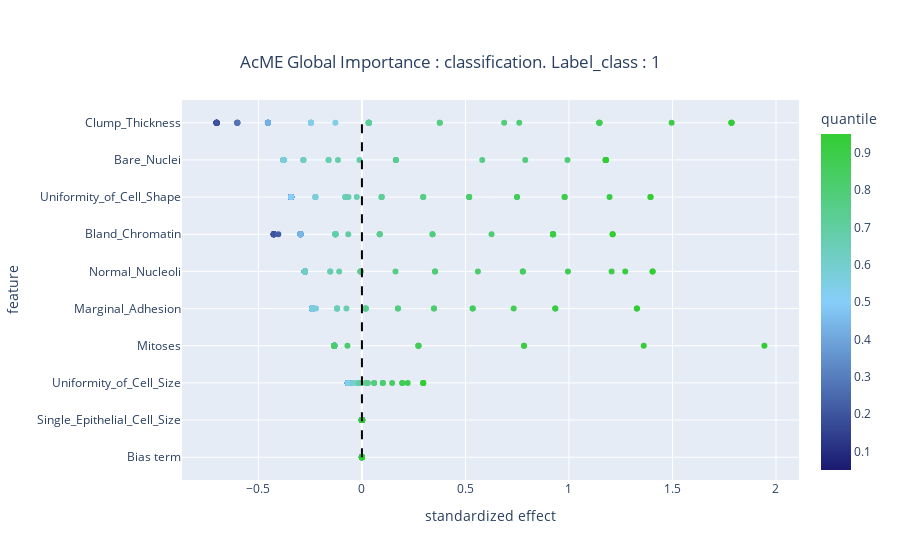
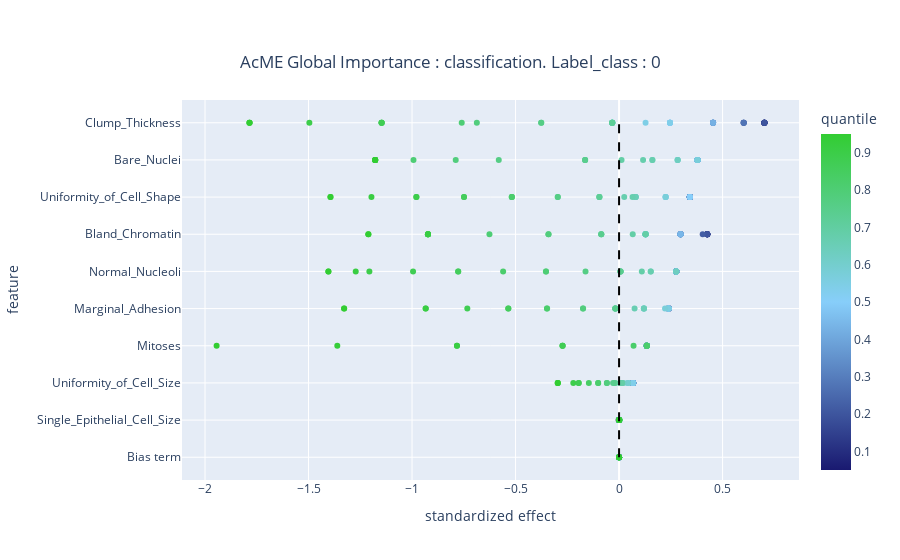
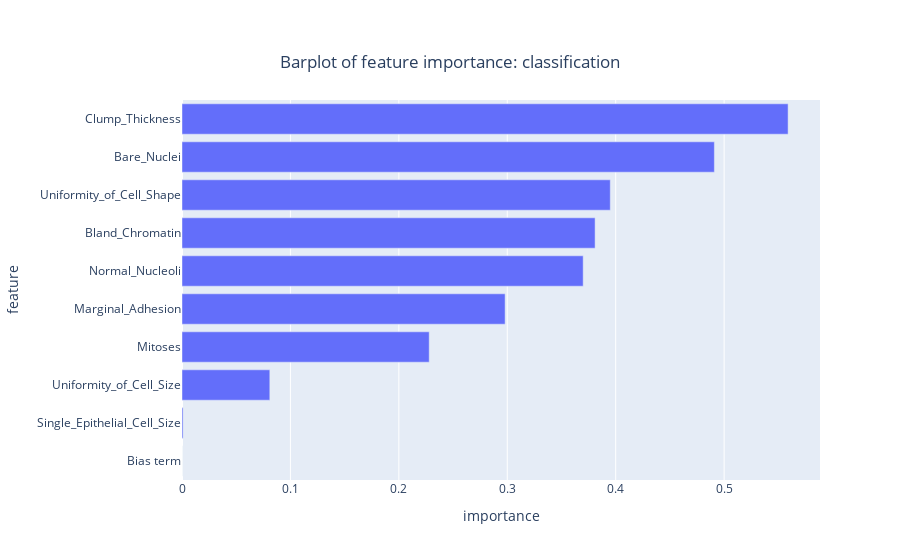

These figures' notebook cell, in order:
### Code cell
# -*- encoding: utf-8 -*-
import os

import numpy as np
import pandas as pd
from ACME.ACME import ACME
from sklearn.metrics import f1_score, recall_score, precision_score
from sklearn.model_selection import train_test_split
from sklearn.preprocessing import MinMaxScaler, PolynomialFeatures, StandardScaler

from prml.linear import VariationalLogisticRegression
from utils import load_lt_data


def create_images_file(_path: str) -> str:
    if not os.path.exists(_path):
        os.makedirs(_path)
    return _path


def create_toy_data(is_breast: bool = False,
                    is_heart: bool = False,
                    is_bone: bool = False,
                    is_kaggle_heart: bool = False,
                    _path: str = None):
    scaler = StandardScaler()
    feature = PolynomialFeatures(degree=1, include_bias=True)

    if is_breast:
        image_path = create_images_file("./images/breast_data")
        LT = load_lt_data(_all=True, path="./breast_data/fix_breast_cancer.xlsx")
        feature_names = LT.feature_names
    elif is_heart:
        image_path = create_images_file("./images/spect_data")
        LT = load_lt_data(_all=True, path="./spectf_data/over_resample.xlsx")
        feature_names = LT.feature_names
    elif is_bone:
        image_path = create_images_file("./images/bone_marrow_transplant_data")
        LT = load_lt_data(_all=True, path="./bone_marrow_transplant_data/fix_bone_data.xlsx")
        feature_names = LT.feature_names
    elif is_kaggle_heart:
        image_path = create_images_file("./images/heart_disease_data")
        LT = load_lt_data(_all=True, path="./heart_disease_data/over_resample.xlsx")
        feature_names = LT.feature_names
    else:
        image_path = create_images_file("./images/LT")
        LT = load_lt_data(_all=True, path='./data/over_resample_all_fields_scaler.xlsx')
        feature_names = LT.feature_names
        scaler = MinMaxScaler()

    Xtrain, Xtest, Ytrain, Ytest = train_test_split(LT.data, LT.target, test_size=.3)

    Xtrain = scaler.fit_transform(Xtrain)
    Xtest = scaler.transform(Xtest)

    feature_names.insert(0, "Bias term")
    Xtrain = feature.fit_transform(Xtrain)
    Xtest = feature.transform(Xtest)
    
    train = np.hstack((Ytrain.reshape(-1, 1), Xtrain))
    test = np.hstack((Ytest.reshape(-1, 1), Xtest))

    dataset = np.vstack((train, test))

    return image_path, Xtrain, Xtest, Ytrain, Ytest, dataset, feature_names


flag = True

while flag:
    image_path, Xtrain, Xtest, Ytrain, Ytest, dataset, feature_names = create_toy_data(is_breast=True)

    vlr = VariationalLogisticRegression()
    vlr.fit(Xtrain, Ytrain, feature_names)

    y_pred = vlr.predict(Xtest)
    _score = vlr.score(Xtest, Ytest)
    _f1_macro = f1_score(Ytest, y_pred, average='macro')
    _recall_score = recall_score(Ytest, y_pred, average='macro')
    _precision_score = precision_score(Ytest, y_pred, average='macro')

    if _score >= 0.92 and _f1_macro >= 0.92 and _recall_score >= 0.92 and _precision_score >= 0.92:
        print(_score, _f1_macro, _recall_score, _precision_score, "\n")

        acme_vlr = ACME(vlr, target="Class", features=feature_names, task="class")

        dataset = pd.DataFrame(dataset, columns=["Class"] + feature_names)
        acme_vlr = acme_vlr.explain(dataset, robust=True, label_class=1)
        summary_plot_1 = acme_vlr.summary_plot()
        summary_plot_1.show()
        summary_plot_1.write_image(file='./image_acme/breast_label_1.eps', format='eps')
        acme_vlr = acme_vlr.explain(dataset, robust=True, label_class=0)
        summary_plot_2 = acme_vlr.summary_plot()
        summary_plot_2.show()
        summary_plot_2.write_image(file='./image_acme/breast_label_0.eps', format='eps')
        bar_plot = acme_vlr.bar_plot()
        bar_plot.show()
        bar_plot.write_image(file='./image_acme/breast_bar.eps', format='eps')
        break

### Figure 1 — Plotly figure (JSON) as saved in the notebook; plotly's stock layout.template omitted (floating-point values rounded to 4 significant figures; data arrays with more than 128 entries replaced by an {"elided": "..."} marker saying what was removed)
{"data": [{"customdata": {"elided": "500x1 float values"}, "hovertemplate": "Feature: <b>%{y}</b><br><br>Standardized effect: %{x}<br>Original value: %{customdata[0]}<br>Quantile: %{marker.color}", "legendgroup": "", "marker": {"color": {"elided": "500 float values"}, "coloraxis": "coloraxis", "symbol": "circle"}, "mode": "markers", "name": "", "orientation": "h", "showlegend": false, "type": "scatter", "x": {"elided": "500 float values"}, "xaxis": "x", "y": {"elided": "500 str values"}, "yaxis": "y"}], "layout": {"coloraxis": {"colorbar": {"title": {"text": "quantile"}}, "colorscale": [[0, "midnightblue"], [0.5, "lightskyblue"], [1, "limegreen"]]}, "legend": {"tracegroupgap": 0}, "shapes": [{"line": {"color": "black", "dash": "dash", "width": 2}, "type": "line", "x0": 0, "x1": 0, "y0": "Bias term", "y1": "Clump_Thickness"}], "title": {"text": "AcME Global Importance : classification. Label_class : 1", "x": 0.5, "xanchor": "center", "y": 0.9, "yanchor": "top"}, "xaxis": {"anchor": "y", "domain": [0, 1], "title": {"text": "standardized effect"}}, "yaxis": {"anchor": "x", "domain": [0, 1], "title": {"text": "feature"}}}}

### Figure 2 — Plotly figure (JSON) as saved in the notebook; plotly's stock layout.template omitted (floating-point values rounded to 4 significant figures; data arrays with more than 128 entries replaced by an {"elided": "..."} marker saying what was removed)
{"data": [{"customdata": {"elided": "500x1 float values"}, "hovertemplate": "Feature: <b>%{y}</b><br><br>Standardized effect: %{x}<br>Original value: %{customdata[0]}<br>Quantile: %{marker.color}", "legendgroup": "", "marker": {"color": {"elided": "500 float values"}, "coloraxis": "coloraxis", "symbol": "circle"}, "mode": "markers", "name": "", "orientation": "h", "showlegend": false, "type": "scatter", "x": {"elided": "500 float values"}, "xaxis": "x", "y": {"elided": "500 str values"}, "yaxis": "y"}], "layout": {"coloraxis": {"colorbar": {"title": {"text": "quantile"}}, "colorscale": [[0, "midnightblue"], [0.5, "lightskyblue"], [1, "limegreen"]]}, "legend": {"tracegroupgap": 0}, "shapes": [{"line": {"color": "black", "dash": "dash", "width": 2}, "type": "line", "x0": 0, "x1": 0, "y0": "Bias term", "y1": "Clump_Thickness"}], "title": {"text": "AcME Global Importance : classification. Label_class : 0", "x": 0.5, "xanchor": "center", "y": 0.9, "yanchor": "top"}, "xaxis": {"anchor": "y", "domain": [0, 1], "title": {"text": "standardized effect"}}, "yaxis": {"anchor": "x", "domain": [0, 1], "title": {"text": "feature"}}}}

### Figure 3 — Plotly figure (JSON) as saved in the notebook; plotly's stock layout.template omitted (floating-point values rounded to 4 significant figures)
{"data": [{"alignmentgroup": "True", "hovertemplate": "Feature:<b>%{y}</b><br>Importance:%{x}", "legendgroup": "", "marker": {"color": "#636efa", "pattern": {"shape": ""}}, "name": "", "offsetgroup": "", "orientation": "h", "showlegend": false, "textposition": "auto", "type": "bar", "x": [0, 0.001, 0.081, 0.228, 0.298, 0.37, 0.381, 0.395, 0.491, 0.559], "xaxis": "x", "y": ["Bias term", "Single_Epithelial_Cell_Size", "Uniformity_of_Cell_Size", "Mitoses", "Marginal_Adhesion", "Normal_Nucleoli", "Bland_Chromatin", "Uniformity_of_Cell_Shape", "Bare_Nuclei", "Clump_Thickness"], "yaxis": "y"}], "layout": {"barmode": "relative", "legend": {"tracegroupgap": 0}, "title": {"text": "Barplot of feature importance: classification", "x": 0.5, "xanchor": "center", "y": 0.9, "yanchor": "top"}, "xaxis": {"anchor": "y", "domain": [0, 1], "title": {"text": "importance"}}, "yaxis": {"anchor": "x", "domain": [0, 1], "title": {"text": "feature"}}}}
